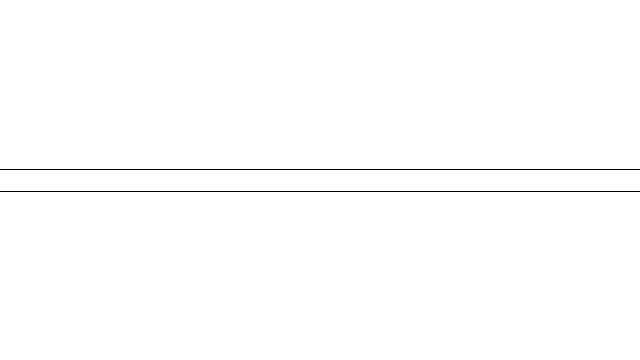
Frame 1 (no input)
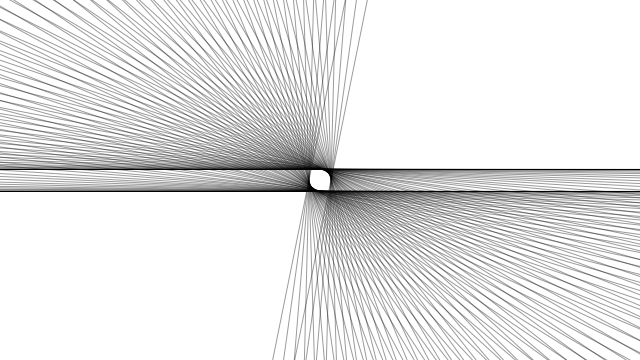
Frame 60 (the mouse pressed at the canvas centre just before this capture)
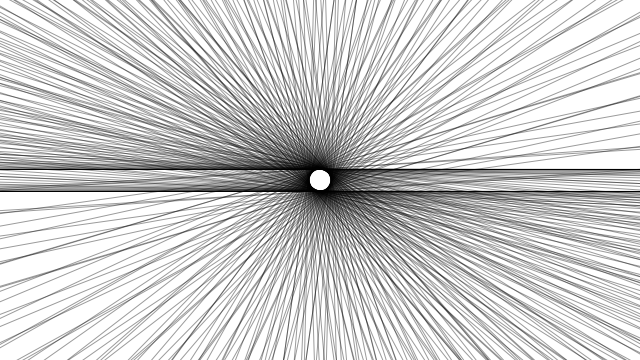
Frame 120 (the mouse held since frame 60 and released just before this capture)

The Processing sketch that drew these frames (run headless with seeded random() and noise(); from frame 60 on, the mouse is pressed at the canvas centre):

// Processing sketch: sketch_354
// ── sketch_354.pde
// NoC c3
float a = 0.0;
float aVel = 0.0;
float aAcc = 0.001;

void setup() {
  size(640, 360);
  smooth();
  pixelDensity(2);
  background(255);
}

void draw() {

  //aAcc = map(mouseX, 0, width, -0.001, 0.001);

  a += aVel;
  aVel += aAcc;

  rectMode(CENTER);
  translate(width/2, height/2);
  rotate(a);
  rect(0, 0, height*2.5, height/16);
  println(a);
  if (a >= 100) {
noStroke();
fill(255, 100);
  } else {
    stroke(0, 100);
    noFill();
  }
}
